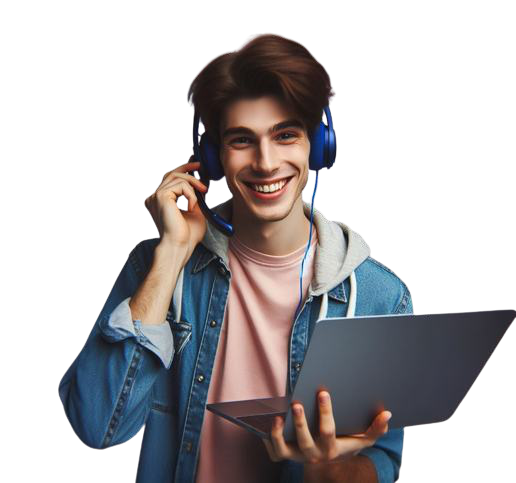
#> input picture src/assets/images/cutout-hero-man-laptop.png, 516 x 483 px, found by its file name
$ python compare_students.py
#> lines starting #> are read from the running program, lines starting #| are printed output that depends on the picture
from PIL import Image

im1 = Image.open('src/assets/images/cutout-hero-man-laptop.png')
#> im1 is the input picture: PIL image 516x483 RGBA; mean R, G, B, A 43, 39.9, 41.5, 112.2
im2 = Image.open('design/exact_xref_706.png')
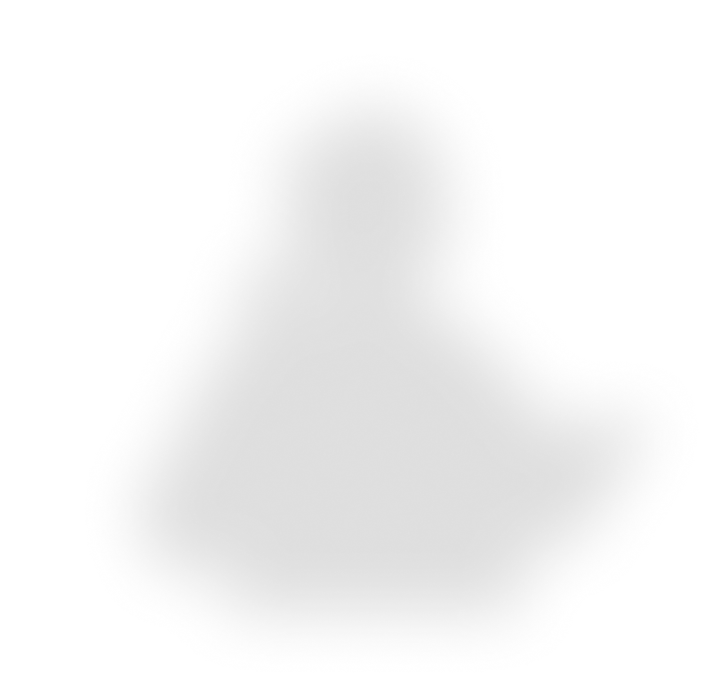
#> input picture design/exact_xref_706.png, 1444 x 1370 px, found by its file name (shown at 1/2 size)
#> im2 is the input picture: PIL image 1444x1370 RGBA; mean R, G, B, A 6.9, 6.9, 6.9, 9.3

print(f"im1 size: {im1.size}, bbox: {im1.getbbox()}")
#| im1 size: (516, 483), bbox: (58, 32, 516, 483)
print(f"im2 size: {im2.size}, bbox: {im2.getbbox()}")
#| im2 size: (1444, 1370), bbox: (166, 104, 1401, 1347)

# Save a smaller preview of both to compare
im1.resize((300, 300)).save('design/compare_im1.png')
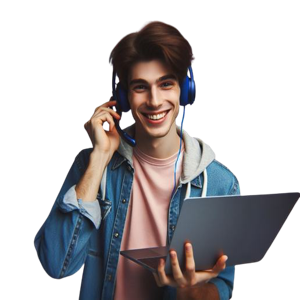
#> saved as compare_im1.png: PIL image 300x300 RGBA; mean R, G, B, A 43.2, 40.1, 41.7, 112.2; transparent parts drawn white
im2.resize((300, 300)).save('design/compare_im2.png')
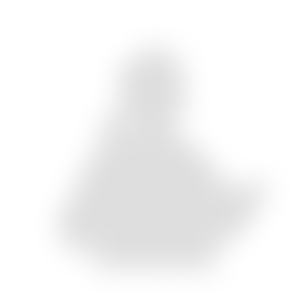
#> saved as compare_im2.png: PIL image 300x300 RGBA; mean R, G, B, A 0.5, 0.5, 0.5, 9.3; transparent parts drawn white
print("Saved previews")
